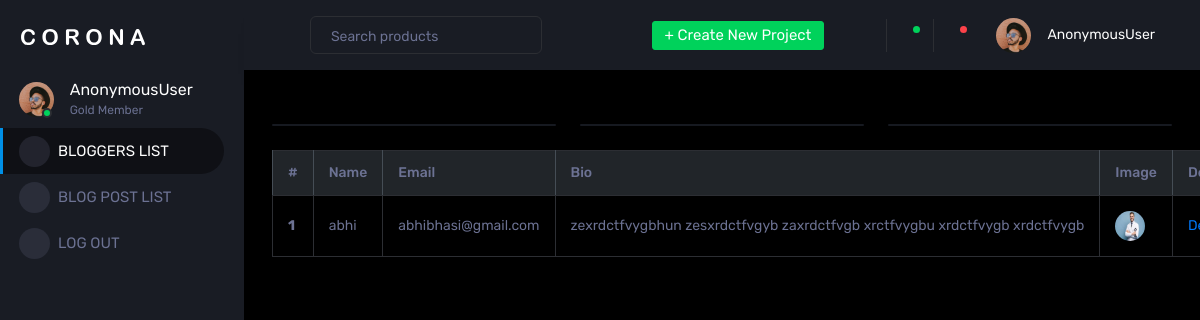
Before: /bloggers_list with the older database file.
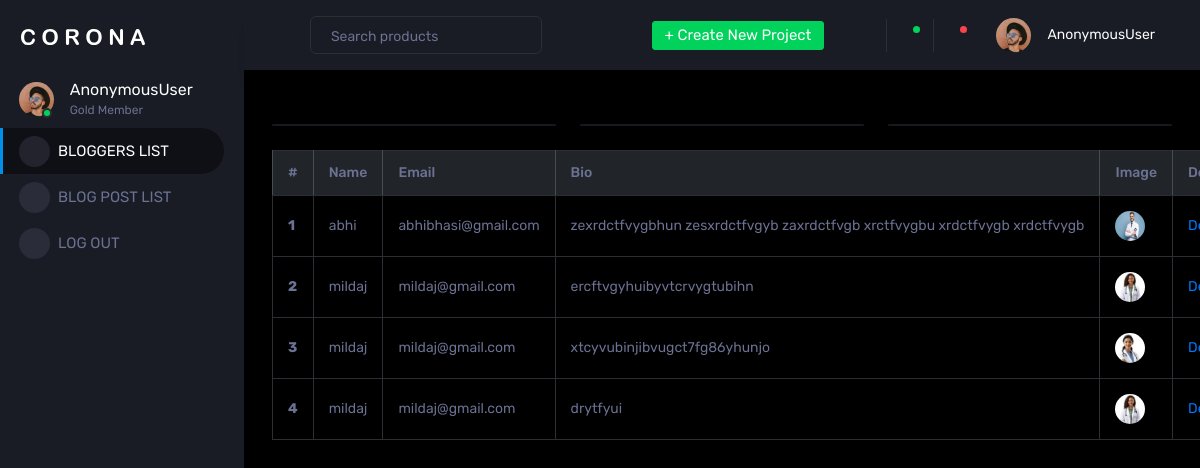
After: the same page with the newer database file.
### BLOGING_APP/models.py (models this page shows)
class Blogger(models.Model):
    blogger_detail = models.OneToOneField("Login", on_delete=models.CASCADE)
    name = models.CharField()
    email = models.EmailField()
    bio = models.TextField()
    document = models.FileField(upload_to='documents/')

### BLOGING_APP/adminviews.py (the view)
# urls.py: path("bloggers_list",adminviews.bloggers_list,name="bloggers_list"),
def bloggers_list(request):
    data = Blogger.objects.all()
    return render(request,"admin/bloggers_list.html",{"data":data})

### templates/admin/bloggers_list.html (shortened to what this page needs)
{% extends "admin/adminbase.html" %}
{% block content %}
{%load crispy_forms_tags %}
<table class="table table-bordered table-striped">
  <thead class="table-dark">
    <tr>
      <th scope="col">#</th>
      <th scope="col">Name</th>
      <th scope="col">Email</th>
      <th scope="col">Bio</th>
      <th scope="col">Image</th>
        <th scope="col">Delete</th>
    </tr>
  </thead>
  <tbody>
    {% for i in data %}
    <tr>
      <th scope="row">{{ forloop.counter }}</th>
      <td>{{ i.name }}</td>
      <td>{{ i.email }}</td>
      <td>{{i.bio}}</td>
      <td><img src="{{i.document.url}}" height="100" ></td>
      <td><a href= "{% url 'bloggers_delete' i.id %}" ,class="btn btn-danger" role="button" >Delete</a></td>
    </tr>
    {% empty %}
    <tr>
      <td colspan="3" class="text-center text-muted">No data available</td>
    </tr>
    {% endfor %}
  </tbody>
</table>
{% endblock %}

### templates/admin/adminbase.html (shortened to what this page needs)
{% load static %}
{% load crispy_forms_tags %}
<!DOCTYPE html>
<html lang="en">
  <head>
    <link rel="stylesheet" href=" {% static 'assets/vendors/mdi/css/materialdesignicons.min.css' %} ">
    <link rel="stylesheet" href=" {% static 'assets/vendors/css/vendor.bundle.base.css' %} ">
    <link rel="stylesheet" href=" {% static 'assets/vendors/jvectormap/jquery-jvectormap.css' %} ">
    <link rel="stylesheet" href=" {% static 'assets/vendors/flag-icon-css/css/flag-icon.min.css' %} ">
    <link rel="stylesheet" href=" {% static 'assets/vendors/owl-carousel-2/owl.carousel.min.css' %} ">
    <link rel="stylesheet" href=" {% static 'assets/vendors/owl-carousel-2/owl.theme.default.min.css' %} ">
    <link rel="stylesheet" href=" {% static 'assets/css/style.css' %} ">
  </head>
  <body>
    <div class="container-scroller">
      <nav class="sidebar sidebar-offcanvas" id="sidebar">
        <div class="sidebar-brand-wrapper d-none d-lg-flex align-items-center justify-content-center fixed-top">
          <a class="sidebar-brand brand-logo" href=" {% static 'index.html' %} "><img src=" {% static 'assets/images/logo.svg' %} " alt="logo" /></a>
        </div>
        <ul class="nav">
          <li class="nav-item profile">
            <div class="profile-desc">
              <div class="profile-pic">
                <div class="count-indicator">
                  <img class="img-xs rounded-circle " src=" {% static 'assets/images/faces/face15.jpg' %} " alt="">
                  <span class="count bg-success"></span>
                </div>
                <div class="profile-name">
                  <h5 class="mb-0 font-weight-normal">{{ request.user }}</h5>
                  <span>Gold Member</span>
                </div>
              </div>
              <a href="#" id="profile-dropdown" data-toggle="dropdown"><i class="mdi mdi-dots-vertical"></i></a>
            </div>
          </li>
            <li class="nav-item menu-items">
             <a class="nav-link" href="{% url 'bloggers_list' %}">
                 <span class="menu-icon">
                     <i class="mdi mdi-file-document-box"></i>
                 </span>
                 <span class="menu-title">BLOGGERS LIST</span>
             </a>
            </li>
            <li class="nav-item menu-items">
             <a class="nav-link" href="{% url 'blogpost_lists' %}">
                 <span class="menu-icon">
                     <i class="mdi mdi-file-document-box"></i>
                 </span>
                 <span class="menu-title">BLOG POST LIST</span>
             </a>
            </li>
            <li class="nav-item menu-items">
             <a class="nav-link" href="{% url 'Log_out' %}">
                 <span class="menu-icon">
                     <i class="mdi mdi-file-document-box"></i>
                 </span>
                 <span class="menu-title">LOG OUT</span>
             </a>
            </li>
        </ul>
      </nav>
      <div class="container-fluid page-body-wrapper">
        <nav class="navbar p-0 fixed-top d-flex flex-row">
          <div class="navbar-menu-wrapper flex-grow d-flex align-items-stretch">
            <button class="navbar-toggler navbar-toggler align-self-center" type="button" data-toggle="minimize">
              <span class="mdi mdi-menu"></span>
            </button>
            <ul class="navbar-nav w-100">
              <li class="nav-item w-100">
                <form class="nav-link mt-2 mt-md-0 d-none d-lg-flex search">
                  <input type="text" class="form-control" placeholder="Search products">
                </form>
              </li>
            </ul>
            <ul class="navbar-nav navbar-nav-right">
              <li class="nav-item dropdown d-none d-lg-block">
                <a class="nav-link btn btn-success create-new-button" id="createbuttonDropdown" data-toggle="dropdown" aria-expanded="false" href="#">+ Create New Project</a>
              </li>
              <li class="nav-item nav-settings d-none d-lg-block">
                <a class="nav-link" href="#">
                  <i class="mdi mdi-view-grid"></i>
                </a>
              </li>
              <li class="nav-item dropdown border-left">
                <a class="nav-link count-indicator dropdown-toggle" id="messageDropdown" href="#" data-toggle="dropdown" aria-expanded="false">
                  <i class="mdi mdi-email"></i>
                  <span class="count bg-success"></span>
                </a>
              </li>
              <li class="nav-item dropdown border-left">
                <a class="nav-link count-indicator dropdown-toggle" id="notificationDropdown" href="#" data-toggle="dropdown">
                  <i class="mdi mdi-bell"></i>
                  <span class="count bg-danger"></span>
                </a>
              </li>
              <li class="nav-item dropdown">
                <a class="nav-link" id="profileDropdown" href="#" data-toggle="dropdown">
                  <div class="navbar-profile">
                    <img class="img-xs rounded-circle" src=" {% static 'assets/images/faces/face15.jpg' %} " alt="">
                    <p class="mb-0 d-none d-sm-block navbar-profile-name">{{ request.user }}</p>
                    <i class="mdi mdi-menu-down d-none d-sm-block"></i>
                  </div>
                </a>
              </li>
            </ul>
          </div>
        </nav>
        <div class="main-panel">
          <div class="content-wrapper">
            <div class="row">
            </div>
            <div class="row">
              <div class="col-sm-4 grid-margin">
                <div class="card">
                </div>
              </div>
              <div class="col-sm-4 grid-margin">
                <div class="card">
                </div>
              </div>
              <div class="col-sm-4 grid-margin">
                <div class="card">
                </div>
              </div>
            </div>
            <div class="row ">
              <div class="col-12 grid-margin">
                      {% block content %}
                      {% endblock %}
              </div>
            </div>
        </div>
      </div>
    </div>
  </body>
</html>

Changed rows visible on the page:
added Blogger: name "mildaj", email "mildaj@gmail.com", bio "ercftvgyhuibyvtcrvygtubihn", document (picture)
added Blogger: name "mildaj", email "mildaj@gmail.com", bio "xtcyvubinjibvugct7fg86yhunjo", document (picture)
added Blogger: name "mildaj", email "mildaj@gmail.com", bio "drytfyui", document (picture)
